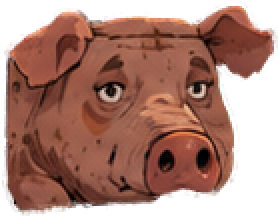
#> input picture src/assets/codex/f4a17c37-84f4-43ce-b83d-82d96b14bb1b/source.png, 139 x 108 px (shown 2 times larger)
$ python generate.py
#> lines starting #> are read from the running program, lines starting #| are printed output that depends on the picture
"""Reproduce the five-frame blink locally using only Pillow and the source image."""
from pathlib import Path
from math import sin, pi
import json
import shutil
from PIL import Image, ImageDraw, ImageFilter

ROOT = Path(__file__).resolve().parent
SCALE = 12


def cubic(points, steps=100):
    a, b, c, d = points
    return [((1-t)**3*a[0]+3*(1-t)**2*t*b[0]+3*(1-t)*t*t*c[0]+t**3*d[0],
             (1-t)**3*a[1]+3*(1-t)**2*t*b[1]+3*(1-t)*t*t*c[1]+t**3*d[1])
            for t in (i/steps for i in range(steps+1))]


def scaled(points):
    return [(round(x*SCALE), round(y*SCALE)) for x, y in points]


EYES = [
    dict(box=(45,39,66,54),
         top=[(46.3,44.5),(49.0,38.2),(60.0,37.9),(63.6,44.1)],
         open=[(46.3,44.5),(50.0,39.0),(60.1,38.2),(63.6,44.1)],
         shut=[(46.3,44.5),(49.0,49.3),(60.5,49.7),(63.6,44.1)],
         bottom=[(46.3,44.5),(47.5,54.8),(62.8,55.2),(63.6,44.1)],
         color=(148,90,65)),
    dict(box=(90,38,108,52),
         top=[(91.4,44.1),(94.1,38.2),(101.1,38.0),(105.5,41.8)],
         open=[(91.4,44.1),(94.1,39.6),(101.3,39.1),(105.5,41.8)],
         shut=[(91.4,44.1),(94.0,48.3),(102.5,47.8),(105.5,41.8)],
         bottom=[(91.4,44.1),(92.7,52.9),(103.9,52.8),(105.5,41.8)],
         color=(143,86,64)),
]


def eyelid(source, eye, amount):
    """Grow a textured upper eyelid over a fixed eye, with fixed canthi."""
    w, h = source.size
    size = (w*SCALE, h*SCALE)
    moving = [tuple(a[k]*(1-amount)+b[k]*amount for k in (0,1))
              for a,b in zip(eye['open'],eye['shut'])]
    upper = cubic(eye['top'])
    seam = cubic(moving)
    mask_hi = Image.new('L', size)
    md = ImageDraw.Draw(mask_hi)
    if amount == 1:
        # The entire original aperture is replaced on closure: no white or
        # pupil fragments can remain below the closed lid seam.
        lower = cubic(eye['bottom'])
        md.polygon(scaled(upper+list(reversed(lower))), fill=255)
    else:
        md.polygon(scaled(upper+list(reversed(seam))), fill=255)
    mask = mask_hi.resize(source.size, Image.Resampling.LANCZOS)
    # Clamp resampling support to the eye-only rectangles.
    clamp = Image.new('L', source.size)
    ImageDraw.Draw(clamp).rectangle((eye['box'][0],eye['box'][1],eye['box'][2]-1,eye['box'][3]-1),fill=255)
    import PIL.ImageChops
    mask = PIL.ImageChops.multiply(mask,clamp)

    # Texture is derived from the character's own nearby skin, rather than
    # a flat fill. The smooth lighting follows the volume of the eyelid.
    skin = source.crop((65,25,83,41)).convert('RGB')
    smooth = skin.filter(ImageFilter.GaussianBlur(1.1))
    paint = source.convert('RGB')
    pp = paint.load()
    for y in range(eye['box'][1],eye['box'][3]):
        for x in range(eye['box'][0],eye['box'][2]):
            u=(x-eye['box'][0])/(eye['box'][2]-eye['box'][0]-1)
            v=(y-eye['box'][1])/(eye['box'][3]-eye['box'][1]-1)
            tx=(x-eye['box'][0])%skin.width
            ty=(y-eye['box'][1])%skin.height
            raw, low=skin.getpixel((tx,ty)),smooth.getpixel((tx,ty))
            light=7*sin(pi*u)*sin(pi*v)-7*(1-v)
            pp[x,y]=tuple(max(0,min(255,round(base+light+0.65*(raw[k]-low[k]))))
                          for k,base in enumerate(eye['color']))
    out = Image.composite(paint,source.convert('RGB'),mask)

    # Follow the moving eyelid margin. Its line is warm brown like the source
    # outlines, and remains finer than the upper eye shadow in the rest pose.
    line_hi=Image.new('RGBA',size)
    d=ImageDraw.Draw(line_hi)
    d.line(scaled(seam),fill=(65,34,23,235),width=round(SCALE*0.85),joint='curve')
    if amount >= .9:
        # A slight lit edge gives the closed lid its thickness.
        ridge=[(x,y-1.1) for x,y in seam[12:88]]
        d.line(scaled(ridge), fill=(183,117,83,110),width=round(SCALE*.65),joint='curve')
    lines=line_hi.resize(source.size,Image.Resampling.LANCZOS)
    line_alpha=PIL.ImageChops.multiply(lines.getchannel('A'),clamp)
    out=Image.composite(lines.convert('RGB'),out,line_alpha)
    out.putalpha(source.getchannel('A'))
    return out


def main():
    source=Image.open(ROOT/'source.png').convert('RGBA')
#> source is the input picture: PIL image 139x108 RGBA; mean R, G, B, A 124, 71.3, 54.8, 177.7
    assert source.size==(139,108)
    frames=[]
    names=[]
    for number, amount in enumerate((0,.64,1,.36,0),1):
        name=f'frame-{number:02d}.png'
        if amount==0:
            # Copying also preserves the complete PNG byte stream.
            shutil.copyfile(ROOT/'source.png',ROOT/name)
            frame=source.copy()
        else:
            frame=source.copy()
            for eye in EYES:
                frame=eyelid(frame,eye,amount)
            frame.save(ROOT/name)
        names.append(name)
        frames.append(frame)
#> this loop made 5 passes
#> pass 2, in eyelid, `mask = mask_hi.resize(source.size, Image.Resampling.LANCZOS)`:
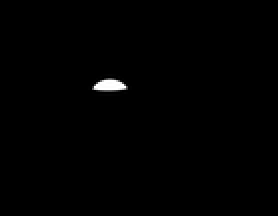
#> mask: PIL image 139x108 L (shown 2 times larger); min 0, max 255, mean 1.2
#> after the loop, frames = 5 items; names = ['frame-01.png', 'frame-02.png', 'frame-03.png', 'frame-04.png', 'frame-05.png']

    # Human-readable inspection sheet, enlarged without smoothing the pixels.
    sheet=Image.new('RGB',(139*5,132),(238,226,209))
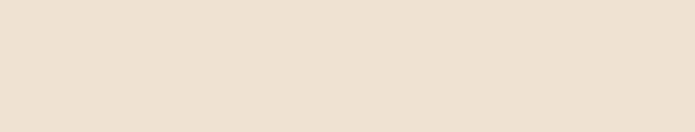
#> sheet: PIL image 695x132 RGB; mean R, G, B 238, 226, 209
    draw=ImageDraw.Draw(sheet)
    for i,frame in enumerate(frames):
        bg=Image.new('RGBA',source.size,(226,215,199,255))
        bg.alpha_composite(frame)
        sheet.paste(bg.convert('RGB'),(i*139,20))
        draw.text((i*139+6,4),f'{i+1} / '+['klid','zavirani','zavreno','otevirani','klid'][i],fill=(40,25,16))
#> this loop made 5 passes
#> pass 1, in main, `bg=Image.new('RGBA',source.size,(226,215,199,255))`:
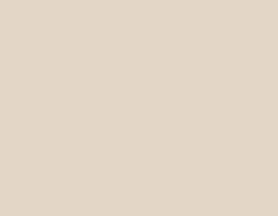
#> bg: PIL image 139x108 RGBA (shown 2 times larger); mean R, G, B, A 226, 215, 199, 255
#> after the loop:
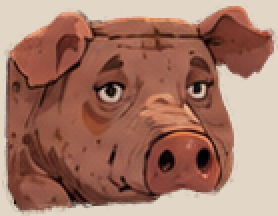
#> bg: PIL image 139x108 RGBA (shown 2 times larger); mean R, G, B, A 164.4, 120.4, 104.3, 255
#> after the loop:
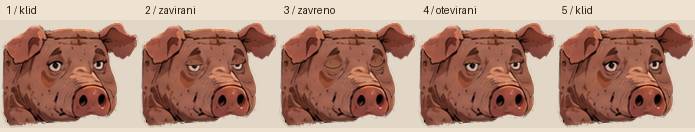
#> sheet: PIL image 695x132 RGB; mean R, G, B 177, 138.7, 122.4
    sheet.resize((139*5*4,132*4),Image.Resampling.NEAREST).save(ROOT/'contact-sheet.png')

    # Verify exact preservation of all protected pixels and all source alpha.
    allowed=Image.new('1',source.size)
    ad=ImageDraw.Draw(allowed)
    for eye in EYES:
        x0,y0,x1,y1=eye['box']
        ad.rectangle((x0,y0,x1-1,y1-1),fill=1)
    src=list(source.getdata())
#> src = 15012 items, first 6: (175, 120, 83, 0), (129, 70, 33, 0), (193, 122, 75, 0), (154, 92, 53, 0), (35, 11, 5, 0), (79, 41, 28, 0)
    for i,frame in enumerate(frames):
        pix=list(frame.getdata())
        assert frame.size==source.size
        assert frame.getchannel('A').tobytes()==source.getchannel('A').tobytes()
        assert all(a==b for a,b,m in zip(src,pix,allowed.getdata()) if not m)
        if i in (0,4):
            assert pix==src
        else:
            assert pix!=src
    assert len({f.tobytes() for f in frames})==4
    result={'notes':'Přirozené mrknutí v pěti snímcích: klid, přivření, zavření, otevření a návrat. Každé víčko sleduje vlastní tvar oka; zorničky se nedeformují. Změny jsou omezeny na oblasti očí (x 45–65, y 39–53 a x 90–107, y 38–51). Původní alfa i všechny pixely mimo tyto oblasti jsou přesně zachovány. První a poslední PNG jsou přesné kopie zdroje. Omezením je drobné rozlišení předlohy; pohyb víček má rozsah několika pixelů.',
            'scripts':['generate.py'],
            'clips':[{'kind':'blink','label':'Přirozené mrknutí','fps':12,'frames':names}]}
    (ROOT/'result.json').write_text(json.dumps(result,ensure_ascii=False,indent=2)+'\n',encoding='utf-8')
    for i,f in enumerate(frames):
        changed=[(j%139,j//139) for j,(a,b) in enumerate(zip(src,f.getdata())) if a!=b]
        bbox=(min(x for x,y in changed),min(y for x,y in changed),max(x for x,y in changed)+1,max(y for x,y in changed)+1) if changed else None
        print(names[i], 'changed pixels:',len(changed),'bbox:',bbox)
#> this loop made 5 passes
#> bbox on passes 2 to 4: (46, 38, 108, 48), (45, 38, 108, 53), (45, 38, 108, 47)
#| frame-01.png changed pixels: 0 bbox: None
#| frame-02.png changed pixels: 223 bbox: (46, 38, 108, 48)
#| frame-03.png changed pixels: 356 bbox: (45, 38, 108, 53)
#| frame-04.png changed pixels: 181 bbox: (45, 38, 108, 47)
#| frame-05.png changed pixels: 0 bbox: None
    print('Verified: five frames, four distinct poses, exact alpha, exact rest frames, unchanged pixels outside eyes.')

if __name__=='__main__':
    main()
